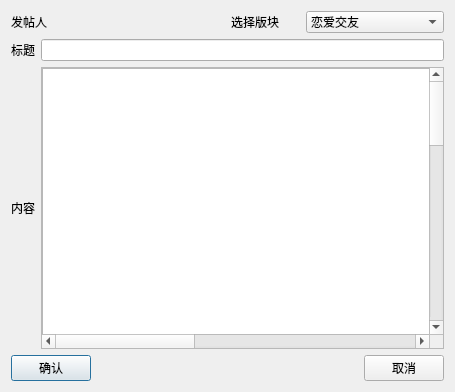
<?xml version="1.0" encoding="UTF-8"?>
<ui version="4.0">
 <class>WritePostWin</class>
 <widget class="QDialog" name="WritePostWin">
  <property name="geometry">
   <rect>
    <x>0</x>
    <y>0</y>
    <width>455</width>
    <height>392</height>
   </rect>
  </property>
  <property name="windowTitle">
   <string>Dialog</string>
  </property>
  <layout class="QVBoxLayout" name="verticalLayout_2">
   <item>
    <layout class="QVBoxLayout" name="verticalLayout">
     <item>
      <layout class="QHBoxLayout" name="horizontalLayout_4" stretch="1,1">
       <item>
        <layout class="QHBoxLayout" name="horizontalLayout" stretch="1,5">
         <item>
          <widget class="QLabel" name="label">
           <property name="text">
            <string>发帖人</string>
           </property>
          </widget>
         </item>
         <item>
          <widget class="QLabel" name="poster">
           <property name="sizePolicy">
            <sizepolicy hsizetype="Expanding" vsizetype="Preferred">
             <horstretch>0</horstretch>
             <verstretch>0</verstretch>
            </sizepolicy>
           </property>
           <property name="text">
            <string/>
           </property>
          </widget>
         </item>
        </layout>
       </item>
       <item>
        <layout class="QHBoxLayout" name="horizontalLayout_2" stretch="1,2">
         <item>
          <widget class="QLabel" name="label_2">
           <property name="text">
            <string>选择版块</string>
           </property>
          </widget>
         </item>
         <item>
          <widget class="QComboBox" name="comboBox">
           <item>
            <property name="text">
             <string>恋爱交友</string>
            </property>
           </item>
           <item>
            <property name="text">
             <string>升学交流</string>
            </property>
           </item>
           <item>
            <property name="text">
             <string>学习交流</string>
            </property>
           </item>
           <item>
            <property name="text">
             <string>运动健康</string>
            </property>
           </item>
           <item>
            <property name="text">
             <string>实习工作</string>
            </property>
           </item>
           <item>
            <property name="text">
             <string>休闲娱乐</string>
            </property>
           </item>
           <item>
            <property name="text">
             <string>星座占卜</string>
            </property>
           </item>
           <item>
            <property name="text">
             <string>外出旅游</string>
            </property>
           </item>
           <item>
            <property name="text">
             <string/>
            </property>
           </item>
          </widget>
         </item>
        </layout>
       </item>
      </layout>
     </item>
     <item>
      <layout class="QHBoxLayout" name="horizontalLayout_3">
       <item>
        <widget class="QLabel" name="label_3">
         <property name="text">
          <string>标题</string>
         </property>
        </widget>
       </item>
       <item>
        <widget class="QLineEdit" name="title_LE"/>
       </item>
      </layout>
     </item>
     <item>
      <layout class="QHBoxLayout" name="horizontalLayout_5">
       <item>
        <widget class="QLabel" name="label_4">
         <property name="text">
          <string>内容</string>
         </property>
        </widget>
       </item>
       <item>
        <widget class="QScrollArea" name="scrollArea">
         <property name="widgetResizable">
          <bool>true</bool>
         </property>
         <widget class="QWidget" name="scrollAreaWidgetContents">
          <property name="geometry">
           <rect>
            <x>0</x>
            <y>0</y>
            <width>1000</width>
            <height>1000</height>
           </rect>
          </property>
          <property name="sizePolicy">
           <sizepolicy hsizetype="Fixed" vsizetype="Fixed">
            <horstretch>0</horstretch>
            <verstretch>0</verstretch>
           </sizepolicy>
          </property>
          <property name="minimumSize">
           <size>
            <width>1000</width>
            <height>1000</height>
           </size>
          </property>
          <property name="maximumSize">
           <size>
            <width>1000</width>
            <height>1000</height>
           </size>
          </property>
          <widget class="QTextEdit" name="content_TE">
           <property name="geometry">
            <rect>
             <x>0</x>
             <y>0</y>
             <width>1000</width>
             <height>1000</height>
            </rect>
           </property>
           <property name="sizePolicy">
            <sizepolicy hsizetype="Expanding" vsizetype="Expanding">
             <horstretch>0</horstretch>
             <verstretch>0</verstretch>
            </sizepolicy>
           </property>
           <property name="minimumSize">
            <size>
             <width>1000</width>
             <height>1000</height>
            </size>
           </property>
           <property name="horizontalScrollBarPolicy">
            <enum>Qt::ScrollBarAlwaysOff</enum>
           </property>
          </widget>
         </widget>
        </widget>
       </item>
      </layout>
     </item>
     <item>
      <layout class="QHBoxLayout" name="horizontalLayout_8">
       <item>
        <widget class="QPushButton" name="OK_btn">
         <property name="text">
          <string>确认</string>
         </property>
        </widget>
       </item>
       <item>
        <spacer name="horizontalSpacer">
         <property name="orientation">
          <enum>Qt::Horizontal</enum>
         </property>
         <property name="sizeHint" stdset="0">
          <size>
           <width>40</width>
           <height>20</height>
          </size>
         </property>
        </spacer>
       </item>
       <item>
        <widget class="QPushButton" name="cancel_btn">
         <property name="text">
          <string>取消</string>
         </property>
        </widget>
       </item>
      </layout>
     </item>
    </layout>
   </item>
  </layout>
 </widget>
 <resources/>
 <connections/>
</ui>
